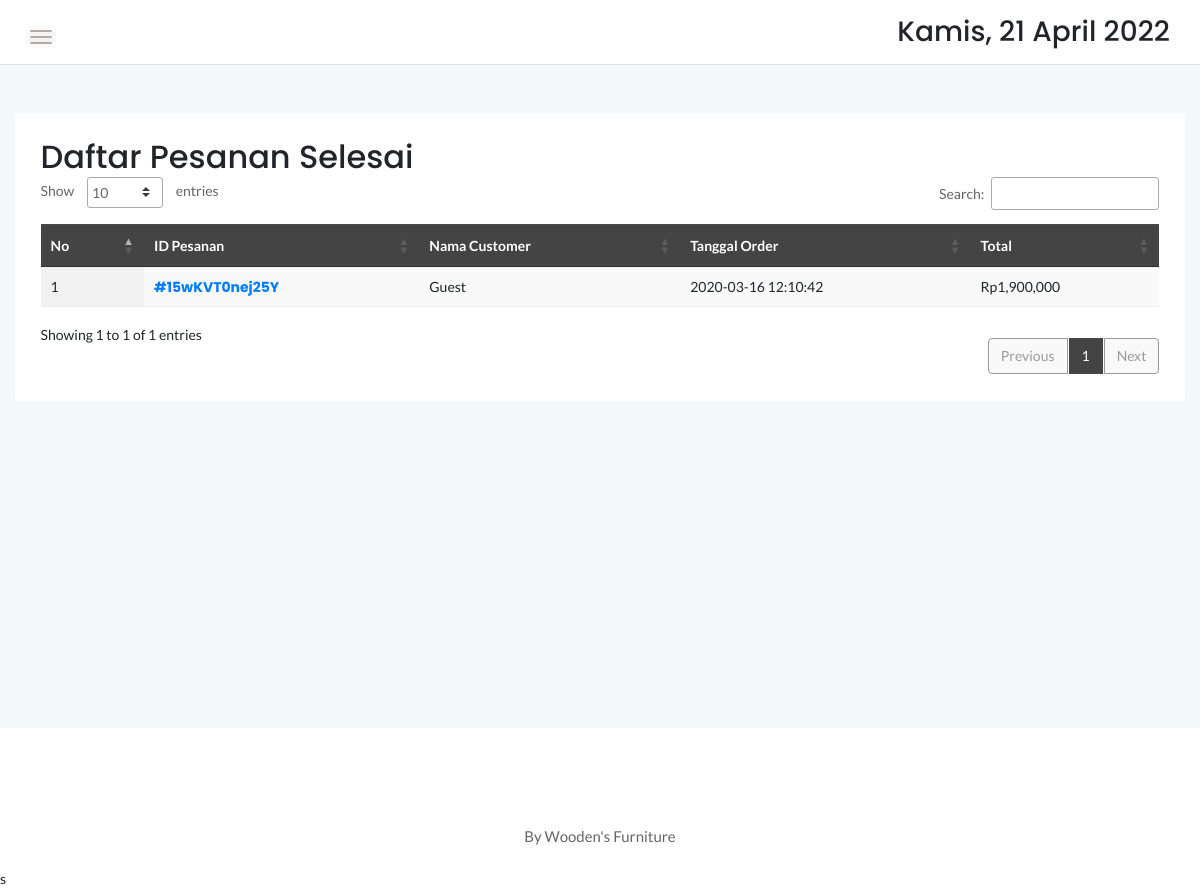
Page /admin/pesananselesai.php on the earlier database version.
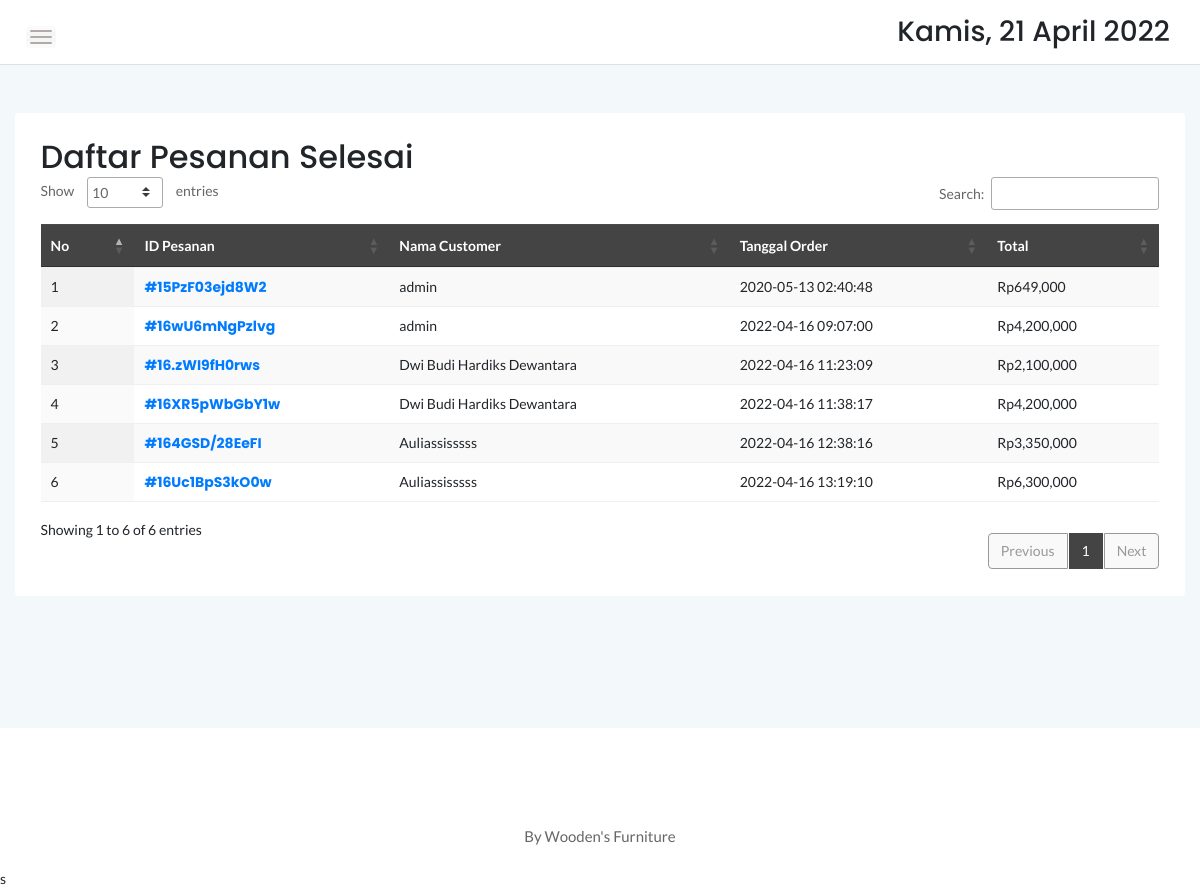
Same page on the later database version.
### tables this page shows
CREATE TABLE `cart` (
  `idcart` int(11) NOT NULL,
  `orderid` varchar(100) NOT NULL,
  `userid` int(11) NOT NULL,
  `tglorder` timestamp NOT NULL DEFAULT current_timestamp(),
  `status` varchar(10) NOT NULL DEFAULT 'Cart'
);

### admin/pesananselesai.php (the view, shortened to what this page needs)
<?php
	include '../dbconnect.php';
	?>
<!doctype html>
<html class="no-js" lang="en">
<head>
    <link rel="stylesheet" href="assets/css/bootstrap.min.css">
    <link rel="stylesheet" href="assets/css/font-awesome.min.css">
    <link rel="stylesheet" href="assets/css/themify-icons.css">
    <link rel="stylesheet" href="assets/css/metisMenu.css">
    <link rel="stylesheet" href="assets/css/owl.carousel.min.css">
    <link rel="stylesheet" href="assets/css/slicknav.min.css">
    <link rel="stylesheet" href="https://www.amcharts.com/lib/3/plugins/export/export.css" type="text/css" media="all" />
	<link rel="stylesheet" type="text/css" href="https://cdn.datatables.net/1.10.20/css/jquery.dataTables.min.css">
    <link rel="stylesheet" type="text/css" href="https://cdn.datatables.net/1.10.20/css/jquery.dataTables.css">
    <link rel="stylesheet" type="text/css" href="https://cdn.datatables.net/1.10.20/css/dataTables.bootstrap4.min.css">
    <link rel="stylesheet" type="text/css" href="https://cdn.datatables.net/responsive/2.2.3/css/responsive.bootstrap.min.css">
    <link rel="stylesheet" type="text/css" href="https://cdn.datatables.net/responsive/2.2.3/css/responsive.jqueryui.min.css">
	<link rel="stylesheet" type="text/css" href="https://cdn.datatables.net/buttons/1.5.2/css/buttons.dataTables.min.css">
    <link rel="stylesheet" href="assets/css/typography.css">
    <link rel="stylesheet" href="assets/css/default-css.css">
    <link rel="stylesheet" href="assets/css/styles.css">
    <link rel="stylesheet" href="assets/css/responsive.css">
</head>
<body>
    <div class="page-container">
        <div class="main-content">
            <div class="header-area">
                <div class="row align-items-center">
                    <div class="col-md-6 col-sm-8 clearfix">
                        <div class="nav-btn pull-left">
                            <span></span>
                            <span></span>
                            <span></span>
                        </div>
                    </div>
                    <div class="col-md-6 col-sm-4 clearfix">
                        <ul class="notification-area pull-right">
                            <li><h3><div class="date">
						</b></div></h3>
						</li>
                        </ul>
                    </div>
                </div>
            </div>
            <div class="main-content-inner">
                <div class="row mt-5 mb-5">
                    <div class="col-12">
                        <div class="card">
                            <div class="card-body">
                                <div class="d-sm-flex justify-content-between align-items-center">
									<h2>Daftar Pesanan Selesai</h2>
								</div>
                                    <div class="data-tables datatable-dark">
										 <table id="dataTable3" class="display" style="width:100%"><thead class="thead-dark">
											<tr>
												<th>No</th>
												<th>ID Pesanan</th>
												<th>Nama Customer</th>
												<th>Tanggal Order</th>
												<th>Total</th>
											</tr></thead><tbody>
											<?php
											$brgs=mysqli_query($conn,"SELECT * from cart c, login l where c.userid=l.userid and status='Selesai' order by idcart ASC");
											$no=1;
											while($p=mysqli_fetch_array($brgs)){
											$orderids = $p['orderid'];
												?>
												<tr>
													<td><?php echo $no++ ?></td>
													<td><strong><a href="order.php?orderid=<?php echo $p['orderid'] ?>">#<?php echo $p['orderid'] ?></a></strong></td>
													<td><?php echo $p['namalengkap'] ?></td>
													<td><?php echo $p['tglorder'] ?></td>
													<td>Rp<?php
												$result1 = mysqli_query($conn,"SELECT SUM(d.qty*p.hargaafter) AS count FROM detailorder d, produk p where orderid='$orderids' and p.idproduk=d.idproduk order by d.idproduk ASC");
												$cekrow = mysqli_num_rows($result1);
												$row1 = mysqli_fetch_assoc($result1);
												$count = $row1['count'];
												if($cekrow > 0){
													echo number_format($count);
													} else {
														echo 'No data';
													}?></td>
												</tr>
                                                <?php
											}
											?>
										</tbody>
										</table>
                                    </div>
                                </div>
                            </div>
                        </div>
                    </div>
                </div>
            </div>
        </div>
        <footer>
            <div class="footer-area">
                <p>By Wooden's Furniture</p>
            </div>
        </footer>
</body>
</html>

Differences in the rows shown:
removed cart: orderid "15wKVT0nej25Y", userid.namalengkap "Guest", tglorder "2020-03-16 12:10:42", count "1,900,000"
now on this page (row edited): cart: orderid "15PzF03ejd8W2", userid.namalengkap "admin", tglorder "2020-05-13 02:40:48", count "649,000"
added cart: orderid "16wU6mNgPzlvg", userid.namalengkap "admin", tglorder "2022-04-16 09:07:00", count "4,200,000"
added cart: orderid "16.zWI9fH0rws", userid.namalengkap "Dwi Budi Hardiks Dewantara", tglorder "2022-04-16 11:23:09", count "2,100,000"
added cart: orderid "16XR5pWbGbY1w", userid.namalengkap "Dwi Budi Hardiks Dewantara", tglorder "2022-04-16 11:38:17", count "4,200,000"
added cart: orderid "164GSD/28EeFI", userid.namalengkap "Auliassisssss", tglorder "2022-04-16 12:38:16", count "3,350,000"
added cart: orderid "16Uc1BpS3kO0w", userid.namalengkap "Auliassisssss", tglorder "2022-04-16 13:19:10", count "6,300,000"
Other differences:
text written by a page script: "Show entries Search: Showing 1 to 1 of 1 entries Previous 1 Next" → "Show entries Search: Showing 1 to 6 of 6 entries Previous 1 Next"
